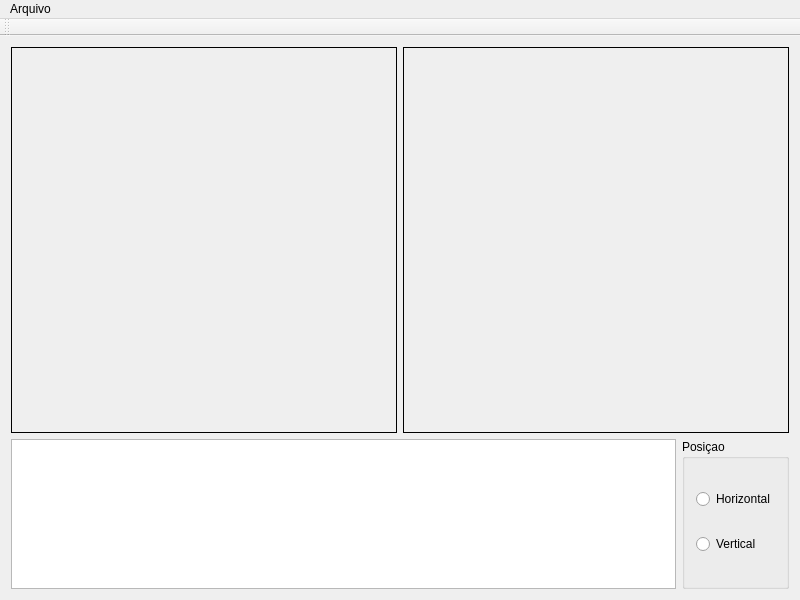
<?xml version="1.0" encoding="UTF-8"?>
<ui version="4.0">
 <class>MainWindow</class>
 <widget class="QMainWindow" name="MainWindow">
  <property name="geometry">
   <rect>
    <x>0</x>
    <y>0</y>
    <width>800</width>
    <height>600</height>
   </rect>
  </property>
  <property name="sizePolicy">
   <sizepolicy hsizetype="Fixed" vsizetype="Fixed">
    <horstretch>0</horstretch>
    <verstretch>0</verstretch>
   </sizepolicy>
  </property>
  <property name="minimumSize">
   <size>
    <width>800</width>
    <height>600</height>
   </size>
  </property>
  <property name="maximumSize">
   <size>
    <width>800</width>
    <height>600</height>
   </size>
  </property>
  <property name="windowTitle">
   <string>MainWindow</string>
  </property>
  <widget class="QWidget" name="centralWidget">
   <layout class="QVBoxLayout" name="verticalLayout">
    <item>
     <layout class="QHBoxLayout" name="horizontalLayout">
      <item>
       <widget class="QFrame" name="mapa1">
        <property name="styleSheet">
         <string>background-image: url(Mar.jpg);</string>
        </property>
        <property name="frameShape">
         <enum>QFrame::Panel</enum>
        </property>
        <property name="frameShadow">
         <enum>QFrame::Plain</enum>
        </property>
        <layout class="QGridLayout" name="_2">
         <item row="0" column="1">
          <layout class="QGridLayout" name="gridLayout">
           <property name="sizeConstraint">
            <enum>QLayout::SetMinAndMaxSize</enum>
           </property>
           <property name="spacing">
            <number>0</number>
           </property>
          </layout>
         </item>
        </layout>
       </widget>
      </item>
      <item>
       <widget class="QFrame" name="mapa2">
        <property name="styleSheet">
         <string>background-image: url(Mar.jpg);</string>
        </property>
        <property name="frameShape">
         <enum>QFrame::Panel</enum>
        </property>
        <property name="frameShadow">
         <enum>QFrame::Plain</enum>
        </property>
        <layout class="QGridLayout" name="gridLayout_2">
         <item row="0" column="0">
          <layout class="QGridLayout" name="gridLayout_3">
           <property name="spacing">
            <number>0</number>
           </property>
          </layout>
         </item>
        </layout>
       </widget>
      </item>
     </layout>
    </item>
    <item>
     <layout class="QHBoxLayout" name="horizontalLayout_2">
      <item>
       <widget class="QListWidget" name="listWidget">
        <property name="maximumSize">
         <size>
          <width>16777215</width>
          <height>150</height>
         </size>
        </property>
        <property name="acceptDrops">
         <bool>false</bool>
        </property>
        <property name="movement">
         <enum>QListView::Free</enum>
        </property>
        <property name="isWrapping" stdset="0">
         <bool>false</bool>
        </property>
        <property name="layoutMode">
         <enum>QListView::Batched</enum>
        </property>
        <property name="viewMode">
         <enum>QListView::IconMode</enum>
        </property>
        <property name="uniformItemSizes">
         <bool>false</bool>
        </property>
        <property name="wordWrap">
         <bool>false</bool>
        </property>
       </widget>
      </item>
      <item>
       <widget class="QGroupBox" name="groupBox">
        <property name="title">
         <string>Posiçao</string>
        </property>
        <layout class="QVBoxLayout" name="verticalLayout_2">
         <item>
          <widget class="QRadioButton" name="radioButton">
           <property name="text">
            <string>Horizontal</string>
           </property>
          </widget>
         </item>
         <item>
          <widget class="QRadioButton" name="radioButton_2">
           <property name="text">
            <string>Vertical</string>
           </property>
          </widget>
         </item>
        </layout>
       </widget>
      </item>
     </layout>
    </item>
   </layout>
  </widget>
  <widget class="QMenuBar" name="menuBar">
   <property name="geometry">
    <rect>
     <x>0</x>
     <y>0</y>
     <width>800</width>
     <height>22</height>
    </rect>
   </property>
   <widget class="QMenu" name="menuArquivo">
    <property name="title">
     <string>Arquivo</string>
    </property>
    <addaction name="actionSair"/>
   </widget>
   <addaction name="menuArquivo"/>
  </widget>
  <widget class="QToolBar" name="mainToolBar">
   <attribute name="toolBarArea">
    <enum>TopToolBarArea</enum>
   </attribute>
   <attribute name="toolBarBreak">
    <bool>false</bool>
   </attribute>
  </widget>
  <action name="actionSair">
   <property name="text">
    <string>Sair</string>
   </property>
  </action>
 </widget>
 <layoutdefault spacing="6" margin="11"/>
 <resources/>
 <connections/>
</ui>
